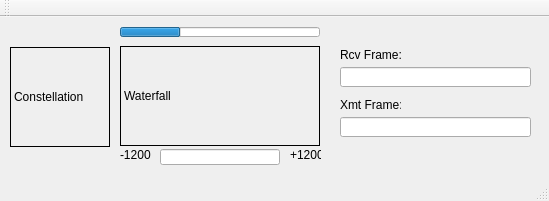
<?xml version="1.0" encoding="UTF-8"?>
<ui version="4.0">
 <class>ARDOP_GUIClass</class>
 <widget class="QMainWindow" name="ARDOP_GUIClass">
  <property name="geometry">
   <rect>
    <x>0</x>
    <y>0</y>
    <width>549</width>
    <height>201</height>
   </rect>
  </property>
  <property name="minimumSize">
   <size>
    <width>0</width>
    <height>0</height>
   </size>
  </property>
  <property name="windowTitle">
   <string>ARDOP_GUI</string>
  </property>
  <widget class="QWidget" name="centralWidget">
   <widget class="QLabel" name="Constellation">
    <property name="geometry">
     <rect>
      <x>10</x>
      <y>30</y>
      <width>100</width>
      <height>100</height>
     </rect>
    </property>
    <property name="minimumSize">
     <size>
      <width>100</width>
      <height>100</height>
     </size>
    </property>
    <property name="maximumSize">
     <size>
      <width>100</width>
      <height>100</height>
     </size>
    </property>
    <property name="frameShape">
     <enum>QFrame::Box</enum>
    </property>
    <property name="text">
     <string>Constellation</string>
    </property>
   </widget>
   <widget class="QLabel" name="Waterfall">
    <property name="geometry">
     <rect>
      <x>120</x>
      <y>29</y>
      <width>200</width>
      <height>100</height>
     </rect>
    </property>
    <property name="minimumSize">
     <size>
      <width>200</width>
      <height>100</height>
     </size>
    </property>
    <property name="maximumSize">
     <size>
      <width>200</width>
      <height>100</height>
     </size>
    </property>
    <property name="frameShape">
     <enum>QFrame::Box</enum>
    </property>
    <property name="text">
     <string>Waterfall</string>
    </property>
   </widget>
   <widget class="QLineEdit" name="RXFrame">
    <property name="geometry">
     <rect>
      <x>340</x>
      <y>50</y>
      <width>191</width>
      <height>20</height>
     </rect>
    </property>
    <property name="readOnly">
     <bool>true</bool>
    </property>
   </widget>
   <widget class="QLineEdit" name="TXFrame">
    <property name="geometry">
     <rect>
      <x>340</x>
      <y>100</y>
      <width>191</width>
      <height>20</height>
     </rect>
    </property>
    <property name="readOnly">
     <bool>true</bool>
    </property>
   </widget>
   <widget class="QProgressBar" name="InputLevel">
    <property name="geometry">
     <rect>
      <x>120</x>
      <y>10</y>
      <width>200</width>
      <height>10</height>
     </rect>
    </property>
    <property name="maximumSize">
     <size>
      <width>200</width>
      <height>10</height>
     </size>
    </property>
    <property name="value">
     <number>30</number>
    </property>
    <property name="textVisible">
     <bool>false</bool>
    </property>
    <property name="orientation">
     <enum>Qt::Horizontal</enum>
    </property>
   </widget>
   <widget class="QLineEdit" name="Frequency">
    <property name="geometry">
     <rect>
      <x>160</x>
      <y>132</y>
      <width>120</width>
      <height>16</height>
     </rect>
    </property>
    <property name="readOnly">
     <bool>true</bool>
    </property>
   </widget>
   <widget class="QLabel" name="label">
    <property name="geometry">
     <rect>
      <x>120</x>
      <y>130</y>
      <width>31</width>
      <height>16</height>
     </rect>
    </property>
    <property name="text">
     <string>-1200</string>
    </property>
   </widget>
   <widget class="QLabel" name="label_2">
    <property name="geometry">
     <rect>
      <x>290</x>
      <y>130</y>
      <width>31</width>
      <height>16</height>
     </rect>
    </property>
    <property name="text">
     <string>+1200</string>
    </property>
   </widget>
   <widget class="QLabel" name="label_3">
    <property name="geometry">
     <rect>
      <x>340</x>
      <y>30</y>
      <width>61</width>
      <height>16</height>
     </rect>
    </property>
    <property name="text">
     <string>Rcv Frame:</string>
    </property>
   </widget>
   <widget class="QLabel" name="label_4">
    <property name="geometry">
     <rect>
      <x>340</x>
      <y>80</y>
      <width>61</width>
      <height>16</height>
     </rect>
    </property>
    <property name="text">
     <string>Xmt Frame:</string>
    </property>
   </widget>
  </widget>
  <widget class="QMenuBar" name="menuBar">
   <property name="geometry">
    <rect>
     <x>0</x>
     <y>0</y>
     <width>549</width>
     <height>21</height>
    </rect>
   </property>
  </widget>
  <widget class="QToolBar" name="mainToolBar">
   <attribute name="toolBarArea">
    <enum>TopToolBarArea</enum>
   </attribute>
   <attribute name="toolBarBreak">
    <bool>false</bool>
   </attribute>
  </widget>
  <widget class="QStatusBar" name="statusBar"/>
 </widget>
 <layoutdefault spacing="6" margin="11"/>
 <resources>
  <include location="ARDOP_GUI.qrc"/>
 </resources>
 <connections/>
</ui>
